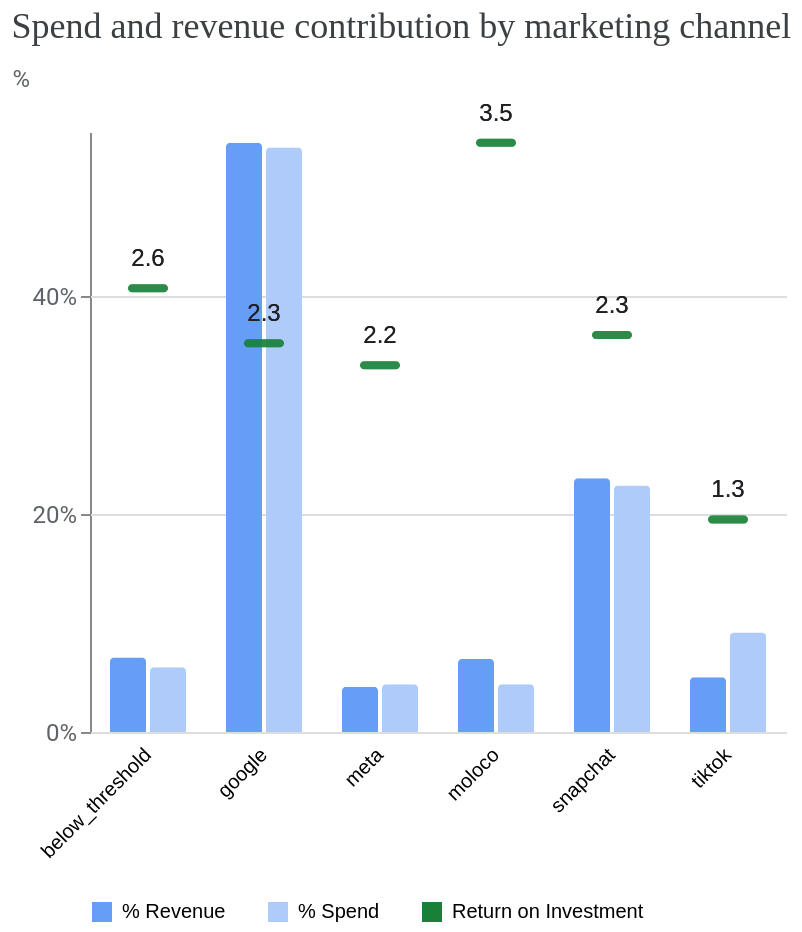

Source (notebook cell):
### Code cell
media_summary.plot_spend_vs_contribution()

### Figure 1 — Vega-Lite specification as saved in the notebook (floating-point values rounded to 4 significant figures)
{"config": {"view": {"continuousWidth": 300, "continuousHeight": 300, "strokeOpacity": 0}, "axis": {"labelColor": "#5F6368", "labelFont": "Roboto", "labelFontSize": 12, "titleColor": "#5F6368", "titleFont": "Roboto", "titleFontSize": 12, "titleFontWeight": "normal", "titlePadding": 10}, "header": {"labelAlign": "right", "labelAngle": -45, "labelBaseline": "middle", "labelOrient": "bottom", "title": null}}, "data": {"name": "data-a3c5cca2ab7b0cf16e62bda3d5bbd77f"}, "facet": {"column": {"field": "channel", "type": "nominal"}}, "spec": {"layer": [{"mark": {"type": "bar", "cornerRadiusEnd": 2, "tooltip": true}, "encoding": {"color": {"field": "label", "legend": {"columnPadding": 20, "orient": "bottom", "rowPadding": 10, "title": null}, "scale": {"domain": ["% Revenue", "% Spend", "Return on Investment"], "range": ["#669DF6", "#AECBFA", "#188038"]}, "type": "nominal"}, "tooltip": [{"field": "pct", "format": ".1%", "type": "quantitative"}], "x": {"axis": {"labels": false, "ticks": false, "title": null}, "field": "label", "scale": {"paddingOuter": 0.5}, "type": "nominal"}, "y": {"axis": {"format": "%", "tickCount": 2, "titleAlign": "left", "titleAngle": 0, "titleY": -20}, "field": "pct", "type": "quantitative"}}}, {"mark": {"type": "tick", "color": "#188038", "cornerRadius": 2, "size": 20, "thickness": 4, "tooltip": true}, "encoding": {"tooltip": [{"field": "roi", "format": ".2f", "type": "quantitative"}], "y": {"field": "roi_scaled", "title": "%", "type": "quantitative"}}}, {"mark": {"type": "text", "color": "#202124", "dy": -15, "fontSize": 12}, "encoding": {"text": {"field": "roi", "format": ".1f", "type": "quantitative"}, "y": {"field": "roi_scaled", "type": "quantitative"}}}]}, "spacing": -1, "title": {"text": "Spend and revenue contribution by marketing channel", "anchor": "start", "color": "#3C4043", "font": "Google Sans Display", "fontSize": 18, "fontWeight": "normal", "offset": 10}, "$schema": "https://vega.github.io/schema/vega-lite/v5.20.1.json", "datasets": {"data-a3c5cca2ab7b0cf16e62bda3d5bbd77f": [{"channel": "meta", "pct": 0.04157, "label": "% Revenue", "roi": 2.165, "roi_scaled": 0.3361}, {"channel": "google", "pct": 0.5401, "label": "% Revenue", "roi": 2.295, "roi_scaled": 0.3563}, {"channel": "snapchat", "pct": 0.2327, "label": "% Revenue", "roi": 2.345, "roi_scaled": 0.364}, {"channel": "tiktok", "pct": 0.05028, "label": "% Revenue", "roi": 1.255, "roi_scaled": 0.1949}, {"channel": "moloco", "pct": 0.06697, "label": "% Revenue", "roi": 3.479, "roi_scaled": 0.5401}, {"channel": "below_threshold", "pct": 0.06839, "label": "% Revenue", "roi": 2.621, "roi_scaled": 0.4069}, {"channel": "meta", "pct": 0.04372, "label": "% Spend", "roi": 2.165, "roi_scaled": 0.3361}, {"channel": "google", "pct": 0.5359, "label": "% Spend", "roi": 2.295, "roi_scaled": 0.3563}, {"channel": "snapchat", "pct": 0.226, "label": "% Spend", "roi": 2.345, "roi_scaled": 0.364}, {"channel": "tiktok", "pct": 0.0912, "label": "% Spend", "roi": 1.255, "roi_scaled": 0.1949}, {"channel": "moloco", "pct": 0.04383, "label": "% Spend", "roi": 3.479, "roi_scaled": 0.5401}, {"channel": "below_threshold", "pct": 0.05942, "label": "% Spend", "roi": 2.621, "roi_scaled": 0.4069}]}}
